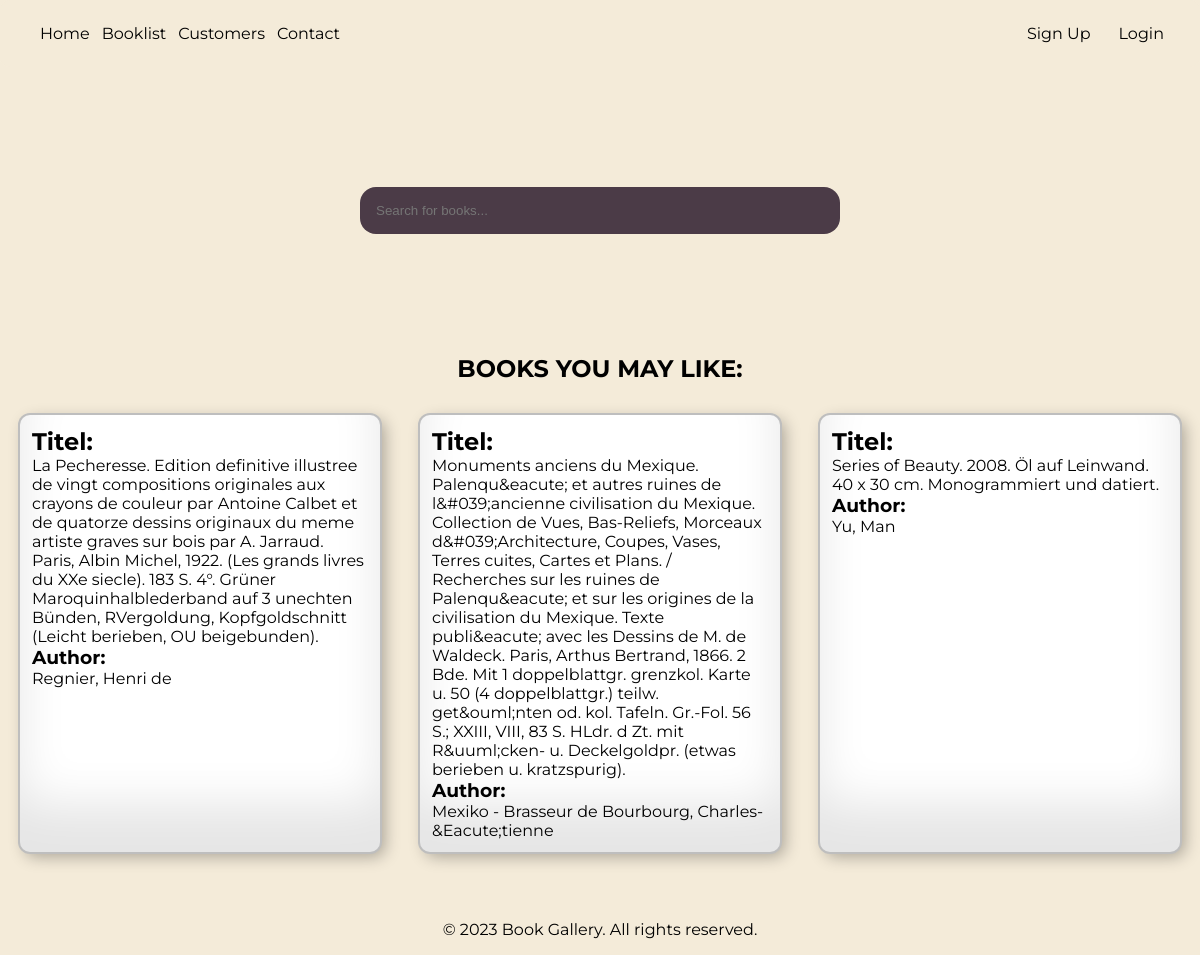
The page / on the database its author committed.
### tables this page shows
CREATE TABLE `buecher` (
  `id` int(10) UNSIGNED NOT NULL,
  `katalog` int(11) NOT NULL,
  `nummer` int(11) NOT NULL,
  `kurztitle` text NOT NULL,
  `kategorie` int(11) NOT NULL,
  `verkauft` tinyint(1) NOT NULL,
  `kaufer` int(11) NOT NULL,
  `autor` text NOT NULL,
  `title` text NOT NULL,
  `sprache` varchar(250) NOT NULL,
  `foto` varchar(250) NOT NULL,
  `verfasser` int(11) NOT NULL,
  `zustand` char(1) NOT NULL
);

### fetch_random_books.php (called while the page is built, shortened)
<?php
function fetch_random_books($conn, $count) {
    $stmt = $conn->query("SELECT * FROM buecher ORDER BY RAND() LIMIT $count");
    $books = array();
    while ($row = $stmt->fetch_assoc()) {
        $books[] = $row;
    }
    return $books;
}
?>

### index.php (the view, shortened to what this page needs)
<?php
include 'fetch_random_books.php';
$random_books = fetch_random_books($conn, 3);
?>
<!DOCTYPE html>
<html lang="en">
<head>
  <link rel="stylesheet" href="css/styles.css?v=2">
</head>
<body>
<nav>
  <ul>
    <li><a href="#">Home</a></li>
    <li><a href="booklist.php">Booklist</a></li>
    <li><a href="customers.php">Customers</a></li>
    <li><a href="contact.php">Contact</a></li>
    <div class="auth-links">
    <?php
      if (isset($_SESSION['loggedin']) && $_SESSION['loggedin']):
    ?>
      <li><a href="profile.php"><?php echo htmlspecialchars($_SESSION['benutzername']); ?></a></li>
      <li><a href="logout.php">Logout</a></li>
      <li><a href="admin.php">Admin</a></li>
    <?php else: ?>
      <li><a href="signup.php">Sign Up</a></li>
      <li><a href="login.php">Login</a></li>
    <?php endif; ?>
    </div>
  </ul>
</nav>
<div class="search-container">
  <form action="search.php" method="POST">
    <input type="text" class="search" name="search" placeholder="Search for books...">
  </form>
</div>
<div class="title_book">
    <h2>BOOKS YOU MAY LIKE:</h2>
</div>
<div class="random-books">
<?php
foreach ($random_books as $book): ?>
  <div class="book">
    <h2>Titel:</h2><?php echo htmlspecialchars($book['title']); ?>
    <h3>Author:</h3><?php echo htmlspecialchars($book['autor']); ?>
  </div>
<?php endforeach; ?>
</div>
<footer>
    <p>&copy; <?php echo date('Y'); ?> Book Gallery. All rights reserved.</p>
</footer>
</body>
</html>

### css/styles.css (style rules this page uses)
* { margin: 0; padding: 0; box-sizing: border-box; color: #000000; }
body { font-family: "Montserrat", sans-serif; background-color: #F4EBD9 ; }
nav { background-color: #F4EBD9; padding: 1rem; padding: 2%; border-radius: 10px; }
nav a { color: #000000; text-decoration: none; }
nav ul li { margin-right: 12px; }
nav ul { display: flex; justify-content: flex-start; align-items: center; margin-left: 1em; list-style-type: none; }
nav .auth-links { display: flex; margin-left: auto; }
nav .auth-links li { margin-left: 1em; }
.search-container { padding-top: 10%; width: 100%; }
.search { width: 40%; border: none; padding: 1rem; border-radius: 1rem; background: #4B3B47; transition: 0.3s; margin-right: 30%; margin-left: 30%; }
footer { background-color: #333; padding: 1rem; text-align: center; margin-top: 2rem; }
.random-books { padding-top: 1%; display: flex; justify-content: space-around; }
.book { margin: 20px; padding: 12px; color: #000000; width: 400px; max-height: 500px; background: white; border-radius: 10px; transition: border-radius 0.5s cubic-bezier(0.175, 0.885, 0.32, 1.275); box-shadow: inset 0 -3em 3em rgba(0,0,0,0.1), 0 0 0 2px rgb(190, 190, 190), 0.3em 0.3em 1em rgba(0,0,0,0.3); }
footer { background-color: #F4EBD9; color: #fff; padding-top: 1rem; text-align: center; }
.title_book { text-align: center; margin-top:10% ; }

### rows shown on the page
buecher: title "La Pecheresse. Edition definitive illustree de vingt compositions originales aux crayons de couleur par Antoine Calbet et de quatorze dessins originaux du meme artiste graves sur bois par A. Jarraud. Paris, Albin Michel, 1922. (Les grands livres du XXe siecle). 183 S. 4°. Grüner Maroquinhalblederband auf 3 unechten Bünden, RVergoldung, Kopfgoldschnitt (Leicht berieben, OU beigebunden).", autor "Regnier, Henri de"
buecher: title "Monuments anciens du Mexique. Palenqu&eacute; et autres ruines de l&#039;ancienne civilisation du Mexique. Collection de Vues, Bas-Reliefs, Morceaux d&#039;Architecture, Coupes, Vases, Terres cuites, Cartes et Plans. / Recherches sur les ruines de Palenqu&eacute; et sur les origines de la civilisation du Mexique. Texte publi&eacute; avec les Dessins de M. de Waldeck. Paris, Arthus Bertrand, 1866. 2 Bde. Mit 1 doppelblattgr. grenzkol. Karte u. 50 (4 doppelblattgr.) teilw. get&ouml;nten od. kol. Tafeln. Gr.-Fol. 56 S.; XXIII, VIII, 83 S. HLdr. d Zt. mit R&uuml;cken- u. Deckelgoldpr. (etwas berieben u. kratzspurig).", autor "Mexiko - Brasseur de Bourbourg, Charles-&Eacute;tienne"
buecher: title "Series of Beauty. 2008. Öl auf Leinwand. 40 x 30 cm. Monogrammiert und datiert.", autor "Yu, Man"
